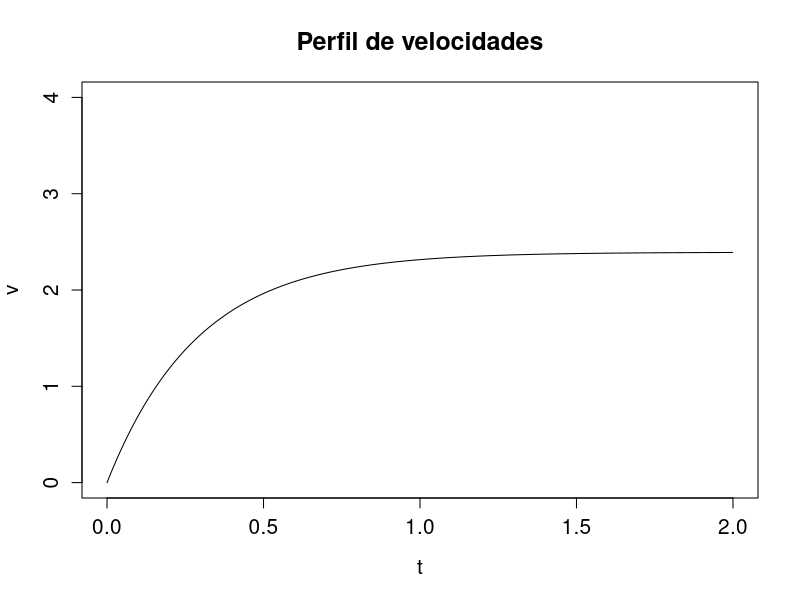
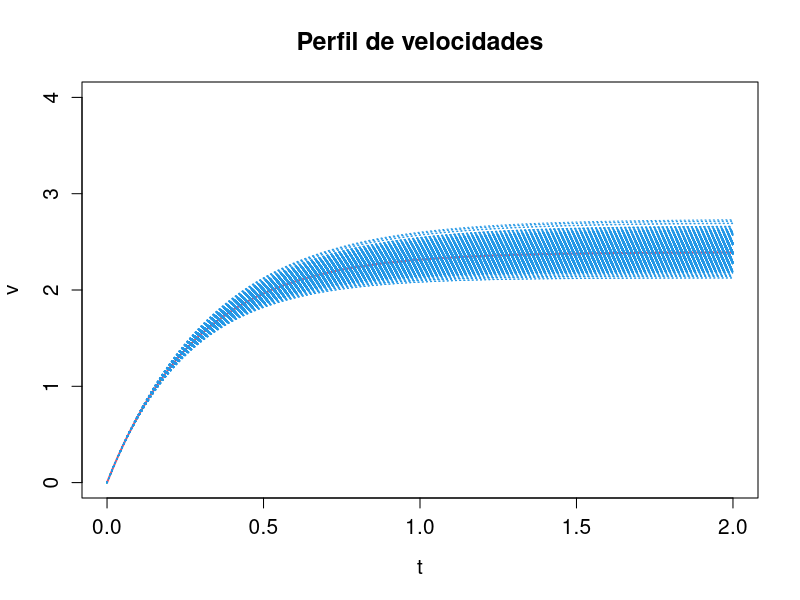
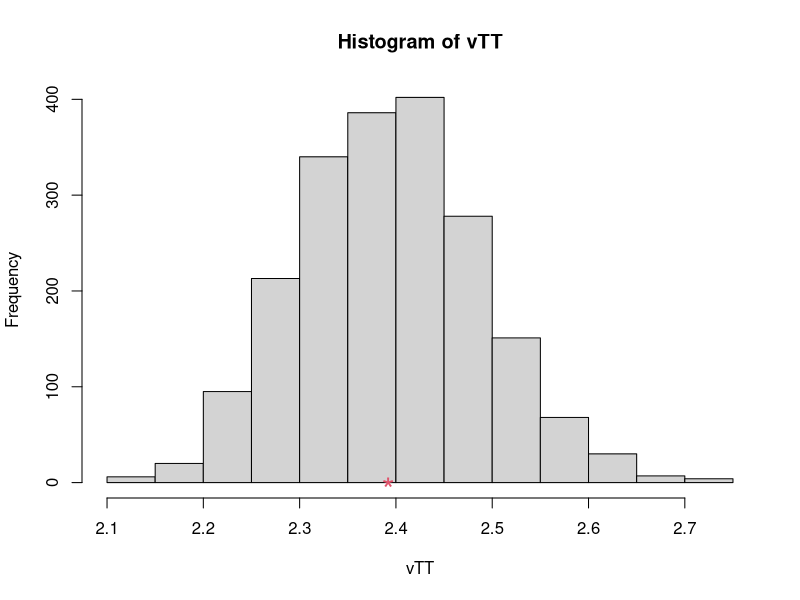

Generate these figures, in order, with R:
#PROGRAMA: SIMULACION DE DATOS NORMALES EN UN CONTEXTO FISICO
#Se suelta una esfera de acero de radio 'r' con densidad 'rho_a'
#en un tanque con glicerina con densidad 'rho_g' y viscosidad 'eta_g'
#para obtener un perfil de velocidades terminales 'vT' 

#ESCENARIO DE SIMULACION DETERMINISTA
r=0.5       #en metros
rho_a=7.800  #en kg/m^3
rho_g=1.260  #en kg/m^3
eta_g=1.49    #en Paxs
g=9.81       #en m/s^2

#LEY DE STOKES
V=(4*pi*r^3)/3
m=V*rho_a

A=(6*pi*r*eta_g)/m
B=(1-(rho_g/rho_a))*g

#VELOCIDAD TERMINAL
vt1=2*r*r*g*(rho_a-rho_g)
vt2=9*eta_g
vT=vt1/vt2

#ANALIZANDO LA VELOCIDAD
t=seq(0,1.999,0.001)
v=(B/A)*(1-exp(-A*t))

#CREANDO LA GRAFICA
plot(t,v,type="l",lty=1,lwd=1,col=1,xlim=c(0,2),ylim=c(0,4),
     xlab="t",ylab="v", main="Perfil de velocidades", cex.main=1.5,
     cex.lab=1.25,cex.axis=1.25)

###################################################################
###################################################################
###################################################################
###################################################################

#ESCENARIO DE SIMULACION ALEATORIO
#r se comporta como una normal
mr=0.5     
dr=0.01       
n=2000
nr=rnorm(n,mean=mr,sd=dr)

#LEY DE STOKES
VV=(4*pi*nr^3)/3
mm=VV*rho_a

#VELOCIDAD TERMINAL
vtt1=2*nr*nr*g*(rho_a-rho_g)
vTT=vtt1/vt2

#CREANDO LA GRAFICA
plot(t,v,type="l",lty=1,lwd=2,col=2,xlim=c(0,2),ylim=c(0,4),
     xlab="t",ylab="v", main="Perfil de velocidades", cex.main=1.5,
     cex.lab=1.25,cex.axis=1.25)
for(i in 1:n)
{
  vv=(B/((6*pi*nr[i]*eta_g)/mm[i]))*(1-exp(-((6*pi*nr[i]*eta_g)/mm[i])*t))
  points(t,vv,type="l",lty=3,lwd=1,col=4)
}

summary(vTT)
sd(vTT)
var(vTT)
min(vTT)
max(vTT)
hist(vTT)
text(vT,0,"*",cex=2,col=2)
